Frame 1 (no input): blank canvas, image omitted
Frame 60 (the mouse pressed at the canvas centre just before this capture): blank canvas, image omitted
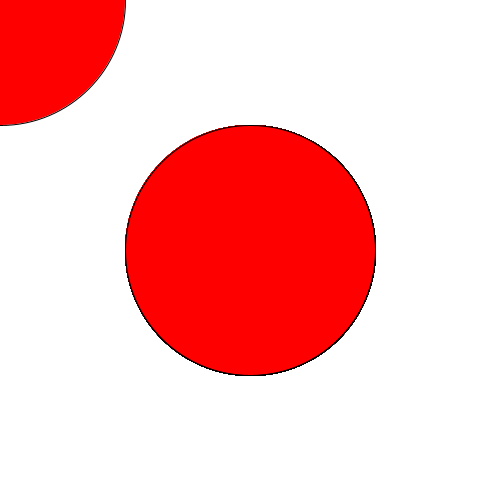
Frame 120 (the mouse held since frame 60 and released just before this capture)

The Processing sketch whose frames 1 and 60 were blank and that drew this single picture after the mouse press (run headless with seeded random() and noise(); from frame 60 on, the mouse is pressed at the canvas centre):

// Processing sketch: processing_26088
// ── processing_26088.pde



void setup(){
 
size(500,500);
background(255);
smooth();
ellipse(10,10,10,10);
fill(255,0,0);
stroke(0);
}



void draw(){
 ellipse(pmouseX,pmouseY,mouseX,mouseY); 
}
